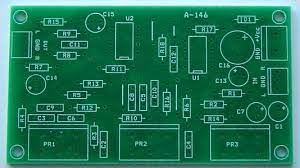
#> input picture your_image2.jpg, 300 x 168 px
$ python text_recognition.py
#> lines starting #> are read from the running program, lines starting #| are printed output that depends on the picture; after the words box and inside, x2 and y2 are one past the last pixel; in counts of white or black regions, pixels touching at a corner belong together
import cv2
import matplotlib.pyplot as plt
import pytesseract
pytesseract.pytesseract.tesseract_cmd = r'C:\Program Files\Tesseract-OCR\tesseract.exe'


def main():
    img = cv2.imread('your_image2.jpg')  # wczytanie obrazka
#> img is the input picture: shape (168, 300, 3); mean B, G, R 89.6, 119.3, 35.6
    gray = cv2.cvtColor(img, cv2.COLOR_BGR2GRAY)  # konwersja na czarno białe
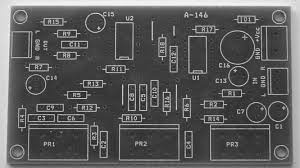
#> gray: shape (168, 300); min 22, max 246, mean 90.8
    # wszystkie wartości powyżej 127 zamieniane na 255(biały)
    thresh = cv2.threshold(gray, 127, 255, cv2.THRESH_BINARY)[1]
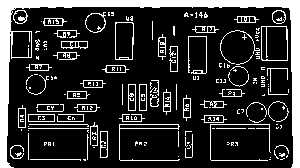
#> thresh: shape (168, 300); 19.7% white; 200 white regions (139 under 20 px), largest, box (x1, y1, x2, y2) and area: (0, 0, 300, 168) 5129, (119, 124, 180, 161) 221, (210, 124, 271, 161) 194
    #plt.imshow(thresh, 'gray')
    # plt.show() # wyświetlanie obrazka

    output = pytesseract.image_to_string(thresh, lang='eng', config='--psm 11')
    print('Output: ', output)


if __name__ == "__main__":
    main()
#> (the call stopped at in main, `output = pytesseract.image_to_string(thresh, lang='eng', config='--psm..`: pytesseract is not available in this run)
